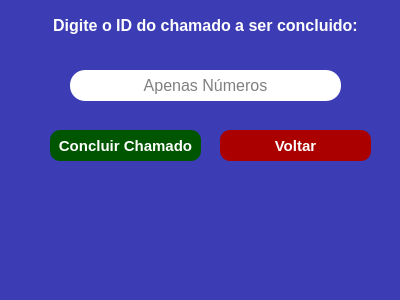
<?xml version="1.0" encoding="UTF-8"?>
<ui version="4.0">
 <class>MainWindow</class>
 <widget class="QMainWindow" name="MainWindow">
  <property name="geometry">
   <rect>
    <x>0</x>
    <y>0</y>
    <width>400</width>
    <height>300</height>
   </rect>
  </property>
  <property name="font">
   <font>
    <pointsize>7</pointsize>
   </font>
  </property>
  <property name="windowTitle">
   <string>Concluir Chamados</string>
  </property>
  <property name="styleSheet">
   <string notr="true">background-color: rgb(60, 60, 181);
color: rgb(255, 255, 255);</string>
  </property>
  <property name="inputMethodHints">
   <set>Qt::ImhPreferNumbers</set>
  </property>
  <widget class="QWidget" name="centralwidget">
   <widget class="QLabel" name="label">
    <property name="geometry">
     <rect>
      <x>30</x>
      <y>0</y>
      <width>351</width>
      <height>51</height>
     </rect>
    </property>
    <property name="font">
     <font>
      <pointsize>12</pointsize>
      <weight>75</weight>
      <bold>true</bold>
     </font>
    </property>
    <property name="text">
     <string>Digite o ID do chamado a ser concluido:</string>
    </property>
    <property name="alignment">
     <set>Qt::AlignCenter</set>
    </property>
   </widget>
   <widget class="QLineEdit" name="lineEdit">
    <property name="geometry">
     <rect>
      <x>70</x>
      <y>70</y>
      <width>271</width>
      <height>31</height>
     </rect>
    </property>
    <property name="font">
     <font>
      <pointsize>12</pointsize>
     </font>
    </property>
    <property name="styleSheet">
     <string notr="true">padding: 5px; color: #000; background-color: #fff;
border-width: 2px; border-radius: 15px; border-color: #000;</string>
    </property>
    <property name="inputMethodHints">
     <set>Qt::ImhNone</set>
    </property>
    <property name="text">
     <string/>
    </property>
    <property name="alignment">
     <set>Qt::AlignCenter</set>
    </property>
    <property name="placeholderText">
     <string>Apenas Números</string>
    </property>
   </widget>
   <widget class="QPushButton" name="pushButton">
    <property name="geometry">
     <rect>
      <x>50</x>
      <y>130</y>
      <width>151</width>
      <height>31</height>
     </rect>
    </property>
    <property name="font">
     <font>
      <pointsize>11</pointsize>
      <weight>75</weight>
      <bold>true</bold>
     </font>
    </property>
    <property name="styleSheet">
     <string notr="true">border-radius: 10px;
color: rgb(255, 255, 255);
background-color: rgb(0, 85, 0);
</string>
    </property>
    <property name="text">
     <string>Concluir Chamado</string>
    </property>
   </widget>
   <widget class="QLabel" name="label_2">
    <property name="geometry">
     <rect>
      <x>100</x>
      <y>190</y>
      <width>211</width>
      <height>41</height>
     </rect>
    </property>
    <property name="font">
     <font>
      <pointsize>10</pointsize>
      <weight>75</weight>
      <bold>true</bold>
     </font>
    </property>
    <property name="styleSheet">
     <string notr="true">color: rgb(0, 195, 0);</string>
    </property>
    <property name="text">
     <string/>
    </property>
    <property name="alignment">
     <set>Qt::AlignCenter</set>
    </property>
   </widget>
   <widget class="QPushButton" name="pushButton_2">
    <property name="geometry">
     <rect>
      <x>220</x>
      <y>130</y>
      <width>151</width>
      <height>31</height>
     </rect>
    </property>
    <property name="font">
     <font>
      <pointsize>11</pointsize>
      <weight>75</weight>
      <bold>true</bold>
     </font>
    </property>
    <property name="styleSheet">
     <string notr="true">border-radius: 10px;
color: rgb(255, 255, 255);
background-color: rgb(170, 0, 0);</string>
    </property>
    <property name="text">
     <string>Voltar</string>
    </property>
   </widget>
  </widget>
  <widget class="QMenuBar" name="menubar">
   <property name="geometry">
    <rect>
     <x>0</x>
     <y>0</y>
     <width>400</width>
     <height>21</height>
    </rect>
   </property>
  </widget>
  <widget class="QStatusBar" name="statusbar"/>
 </widget>
 <resources/>
 <connections/>
</ui>
